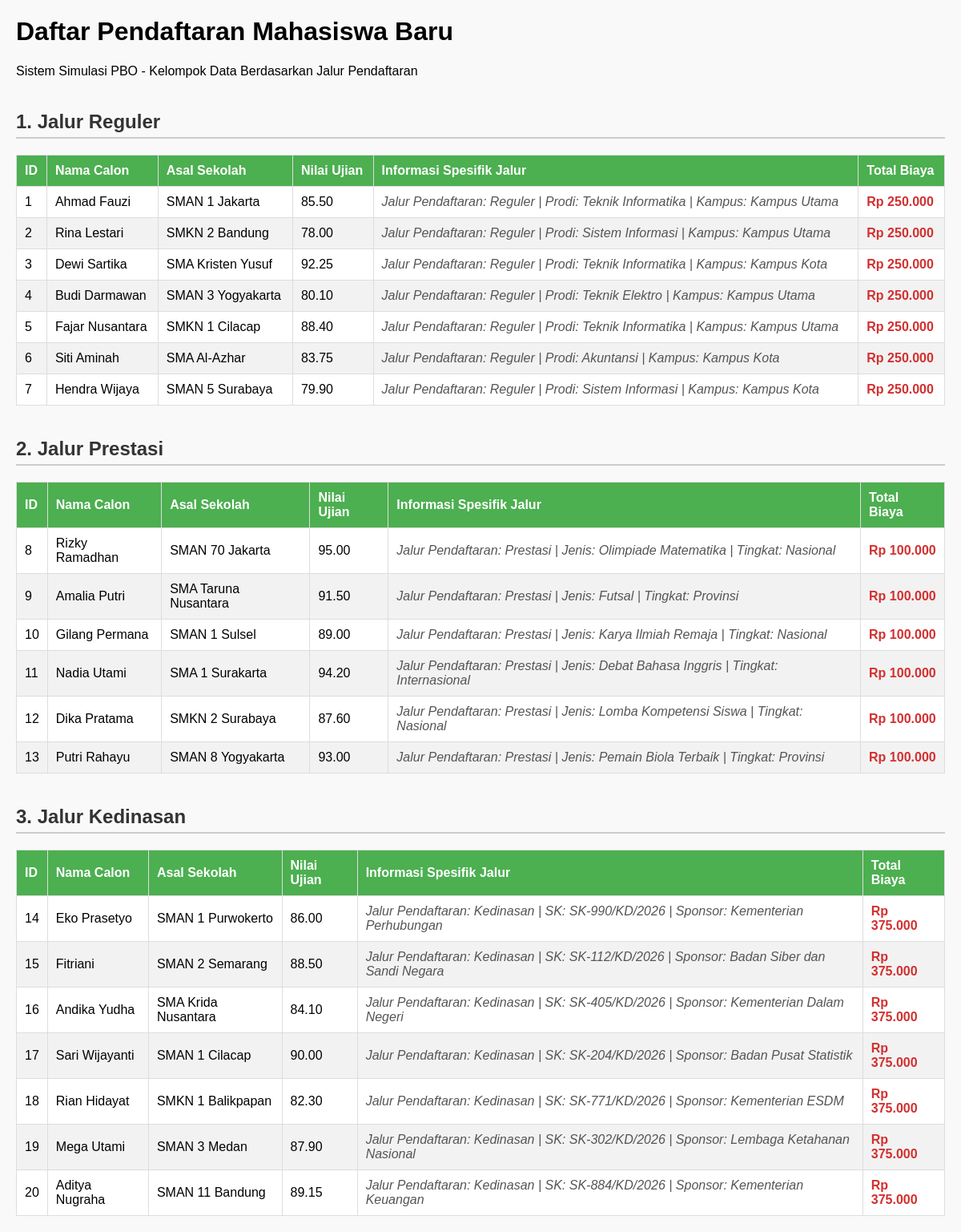
The page / on the database its author committed.
### tables this page shows
CREATE TABLE `tabel_pendaftaran` (
  `id_pendaftaran` int NOT NULL,
  `nama_calon` varchar(100) NOT NULL,
  `asal_sekolah` varchar(100) NOT NULL,
  `nilai_ujian` decimal(5,2) NOT NULL,
  `biaya_pendaftaran_dasar` decimal(10,2) NOT NULL,
  `jalur_pendaftaran` enum('reguler','prestasi','kedinasan') NOT NULL,
  `pilihan_prodi` varchar(50) DEFAULT NULL,
  `lokasi_kampus` varchar(50) DEFAULT NULL,
  `jenis_prestasi` varchar(50) DEFAULT NULL,
  `tingkat_prestasi` varchar(30) DEFAULT NULL,
  `sk_ikatan_dinas` varchar(50) DEFAULT NULL,
  `instansi_sponsor` varchar(100) DEFAULT NULL
);

### PendaftaranReguler.php (called while the page is built, shortened)
<?php
require_once 'Pendaftaran.php';
class PendaftaranReguler extends Pendaftaran {
    private $pilihanProdi;
    private $lokasiKampus;
    public function __construct($id_pendaftaran = null, $nama_calon = null, $asal_sekolah = null, $nilai_ujian = null, $biayaPendaftaranDasar = null, $pilihanProdi = null, $lokasiKampus = null) {
        $this->pilihanProdi = $pilihanProdi;
        $this->lokasiKampus = $lokasiKampus;
    }
    public function hitungTotalBiaya() {
        return $this->biayaPendaftaranDasar;
    }
    public function tampilkanInfoJalur() {
        return "Jalur Pendaftaran: Reguler | Prodi: " . $this->pilihanProdi . " | Kampus: " . $this->lokasiKampus;
    }
    public static function getDaftarReguler($db) {
        $query = "SELECT id_pendaftaran, nama_calon, asal_sekolah, nilai_ujian, biaya_pendaftaran_dasar, pilihan_prodi, lokasi_kampus
                  FROM tabel_pendaftaran
                  WHERE jalur_pendaftaran = 'reguler'";
        $stmt = $db->prepare($query);
        $stmt->execute();
        return $stmt->fetchAll(PDO::FETCH_ASSOC);
    }
}
?>

### pendaftaran.php (called while the page is built, shortened)
<?php
abstract class Pendaftaran {
    protected $id_pendaftaran;
    protected $nama_calon;
    protected $asal_sekolah;
    protected $nilai_ujian;
    public function __construct($id_pendaftaran, $nama_calon, $asal_sekolah, $nilai_ujian, $biayaPendaftaranDasar) {
        $this->id_pendaftaran = $id_pendaftaran;
        $this->nama_calon = $nama_calon;
        $this->asal_sekolah = $asal_sekolah;
        $this->nilai_ujian = $nilai_ujian;
        $this->biayaPendaftaranDasar = $biayaPendaftaranDasar;
    }
    public function getIdPendaftaran() { return $this->id_pendaftaran; }
    public function getNamaCalon() { return $this->nama_calon; }
    public function getAsalSekolah() { return $this->asal_sekolah; }
    public function getNilaiUjian() { return $this->nilai_ujian; }
}
?>

### PendaftaranPrestasi.php (called while the page is built, shortened)
<?php
require_once 'Pendaftaran.php';
class PendaftaranPrestasi extends Pendaftaran {
    private $jenisPrestasi;
    private $tingkatPrestasi;
    public function __construct($id_pendaftaran = null, $nama_calon = null, $asal_sekolah = null, $nilai_ujian = null, $biayaPendaftaranDasar = null, $jenisPrestasi = null, $tingkatPrestasi = null) {
        $this->jenisPrestasi = $jenisPrestasi;
        $this->tingkatPrestasi = $tingkatPrestasi;
    }
    public function hitungTotalBiaya() {
        return $this->biayaPendaftaranDasar - 50000;
    }
    public function tampilkanInfoJalur() {
        return "Jalur Pendaftaran: Prestasi | Jenis: " . $this->jenisPrestasi . " | Tingkat: " . $this->tingkatPrestasi;
    }
    public static function getDaftarPrestasi($db) {
        $query = "SELECT id_pendaftaran, nama_calon, asal_sekolah, nilai_ujian, biaya_pendaftaran_dasar, pilihan_prodi, jenis_prestasi, tingkat_prestasi
                  FROM tabel_pendaftaran
                  WHERE jalur_pendaftaran = 'prestasi'";
        $stmt = $db->prepare($query);
        $stmt->execute();
        return $stmt->fetchAll(PDO::FETCH_ASSOC);
    }
}
?>

### PendaftaranKedinasan.php (called while the page is built, shortened)
<?php
require_once 'Pendaftaran.php';
class PendaftaranKedinasan extends Pendaftaran {
    private $skIkatanDinas;
    private $instansiSponsor;
    public function __construct($id_pendaftaran = null, $nama_calon = null, $asal_sekolah = null, $nilai_ujian = null, $biayaPendaftaranDasar = null, $skIkatanDinas = null, $instansiSponsor = null) {
        $this->skIkatanDinas = $skIkatanDinas;
        $this->instansiSponsor = $instansiSponsor;
    }
    public function hitungTotalBiaya() {
        return $this->biayaPendaftaranDasar * 1.25;
    }
    public function tampilkanInfoJalur() {
        return "Jalur Pendaftaran: Kedinasan | SK: " . $this->skIkatanDinas . " | Sponsor: " . $this->instansiSponsor;
    }
    public static function getDaftarKedinasan($db) {
        $query = "SELECT id_pendaftaran, nama_calon, asal_sekolah, nilai_ujian, biaya_pendaftaran_dasar, sk_ikatan_dinas, instansi_sponsor
                  FROM tabel_pendaftaran
                  WHERE jalur_pendaftaran = 'kedinasan'";
        $stmt = $db->prepare($query);
        $stmt->execute();
        return $stmt->fetchAll(PDO::FETCH_ASSOC);
    }
}
?>

### index.php (the view, shortened to what this page needs)
<?php
require_once 'Pendaftaran.php';
require_once 'PendaftaranReguler.php';
require_once 'PendaftaranPrestasi.php';
require_once 'PendaftaranKedinasan.php';
$database = new Database();
$db = $database->getConnection();
$dataReguler   = PendaftaranReguler::getDaftarReguler($db);
$dataPrestasi  = PendaftaranPrestasi::getDaftarPrestasi($db);
$dataKedinasan = PendaftaranKedinasan::getDaftarKedinasan($db);
?>
<!DOCTYPE html>
<html lang="id">
<head>
</head>
<body>
    <h1>Daftar Pendaftaran Mahasiswa Baru</h1>
    <p>Sistem Simulasi PBO - Kelompok Data Berdasarkan Jalur Pendaftaran</p>
    <h2>1. Jalur Reguler</h2>
    <table>
        <thead>
            <tr>
                <th>ID</th>
                <th>Nama Calon</th>
                <th>Asal Sekolah</th>
                <th>Nilai Ujian</th>
                <th>Informasi Spesifik Jalur</th>
                <th>Total Biaya</th>
            </tr>
        </thead>
        <tbody>
            <?php foreach ($dataReguler as $row):
                $objek = new PendaftaranReguler(
                    $row['id_pendaftaran'], $row['nama_calon'], $row['asal_sekolah'],
                    $row['nilai_ujian'], $row['biaya_pendaftaran_dasar'],
                    $row['pilihan_prodi'], $row['lokasi_kampus']
                );
            ?>
                <tr>
                    <td><?= $objek->getIdPendaftaran(); ?></td>
                    <td><?= htmlspecialchars($objek->getNamaCalon()); ?></td>
                    <td><?= htmlspecialchars($objek->getAsalSekolah()); ?></td>
                    <td><?= $objek->getNilaiUjian(); ?></td>
                    <td class="info-jalur"><?= $objek->tampilkanInfoJalur(); ?></td>
                    <td class="total-biaya">Rp <?= number_format($objek->hitungTotalBiaya(), 0, ',', '.'); ?></td>
                </tr>
            <?php endforeach; ?>
        </tbody>
    </table>
    <h2>2. Jalur Prestasi</h2>
    <table>
        <thead>
            <tr>
                <th>ID</th>
                <th>Nama Calon</th>
                <th>Asal Sekolah</th>
                <th>Nilai Ujian</th>
                <th>Informasi Spesifik Jalur</th>
                <th>Total Biaya</th>
            </tr>
        </thead>
        <tbody>
            <?php foreach ($dataPrestasi as $row):
                $objek = new PendaftaranPrestasi(
                    $row['id_pendaftaran'], $row['nama_calon'], $row['asal_sekolah'],
                    $row['nilai_ujian'], $row['biaya_pendaftaran_dasar'],
                    $row['jenis_prestasi'], $row['tingkat_prestasi']
                );
            ?>
                <tr>
                    <td><?= $objek->getIdPendaftaran(); ?></td>
                    <td><?= htmlspecialchars($objek->getNamaCalon()); ?></td>
                    <td><?= htmlspecialchars($objek->getAsalSekolah()); ?></td>
                    <td><?= $objek->getNilaiUjian(); ?></td>
                    <td class="info-jalur"><?= $objek->tampilkanInfoJalur(); ?></td>
                    <td class="total-biaya">Rp <?= number_format($objek->hitungTotalBiaya(), 0, ',', '.'); ?></td>
                </tr>
            <?php endforeach; ?>
        </tbody>
    </table>
    <h2>3. Jalur Kedinasan</h2>
    <table>
        <thead>
            <tr>
                <th>ID</th>
                <th>Nama Calon</th>
                <th>Asal Sekolah</th>
                <th>Nilai Ujian</th>
                <th>Informasi Spesifik Jalur</th>
                <th>Total Biaya</th>
            </tr>
        </thead>
        <tbody>
            <?php foreach ($dataKedinasan as $row):
                $objek = new PendaftaranKedinasan(
                    $row['id_pendaftaran'], $row['nama_calon'], $row['asal_sekolah'],
                    $row['nilai_ujian'], $row['biaya_pendaftaran_dasar'],
                    $row['sk_ikatan_dinas'], $row['instansi_sponsor']
                );
            ?>
                <tr>
                    <td><?= $objek->getIdPendaftaran(); ?></td>
                    <td><?= htmlspecialchars($objek->getNamaCalon()); ?></td>
                    <td><?= htmlspecialchars($objek->getAsalSekolah()); ?></td>
                    <td><?= $objek->getNilaiUjian(); ?></td>
                    <td class="info-jalur"><?= $objek->tampilkanInfoJalur(); ?></td>
                    <td class="total-biaya">Rp <?= number_format($objek->hitungTotalBiaya(), 0, ',', '.'); ?></td>
                </tr>
            <?php endforeach; ?>
        </tbody>
    </table>
</body>
</html>

### index.php (style rules this page uses)
body { font-family: Arial, sans-serif; margin: 20px; background-color: #f9f9f9; }
h2 { color: #333; margin-top: 40px; border-bottom: 2px solid #ccc; padding-bottom: 5px; }
table { width: 100%; border-collapse: collapse; margin-top: 10px; background: #fff; }
th, td { border: 1px solid #ddd; padding: 10px; text-align: left; }
th { background-color: #4CAF50; color: white; }
tr:nth-child(even) { background-color: #f2f2f2; }
.info-jalur { font-style: italic; color: #555; }
.total-biaya { font-weight: bold; color: #d32f2f; }

### rows shown on the page
tabel_pendaftaran: id_pendaftaran "1", nama_calon "Ahmad Fauzi", asal_sekolah "SMAN 1 Jakarta", nilai_ujian "85.50", $objek->tampilkanInfoJalur() "Jalur Pendaftaran: Reguler | Prodi: Teknik Informatika | Kampus: Kampus Utama", biaya_pendaftaran_dasar "250.000"
tabel_pendaftaran: id_pendaftaran "2", nama_calon "Rina Lestari", asal_sekolah "SMKN 2 Bandung", nilai_ujian "78.00", $objek->tampilkanInfoJalur() "Jalur Pendaftaran: Reguler | Prodi: Sistem Informasi | Kampus: Kampus Utama", biaya_pendaftaran_dasar "250.000"
tabel_pendaftaran: id_pendaftaran "3", nama_calon "Dewi Sartika", asal_sekolah "SMA Kristen Yusuf", nilai_ujian "92.25", $objek->tampilkanInfoJalur() "Jalur Pendaftaran: Reguler | Prodi: Teknik Informatika | Kampus: Kampus Kota", biaya_pendaftaran_dasar "250.000"
tabel_pendaftaran: id_pendaftaran "4", nama_calon "Budi Darmawan", asal_sekolah "SMAN 3 Yogyakarta", nilai_ujian "80.10", $objek->tampilkanInfoJalur() "Jalur Pendaftaran: Reguler | Prodi: Teknik Elektro | Kampus: Kampus Utama", biaya_pendaftaran_dasar "250.000"
tabel_pendaftaran: id_pendaftaran "5", nama_calon "Fajar Nusantara", asal_sekolah "SMKN 1 Cilacap", nilai_ujian "88.40", $objek->tampilkanInfoJalur() "Jalur Pendaftaran: Reguler | Prodi: Teknik Informatika | Kampus: Kampus Utama", biaya_pendaftaran_dasar "250.000"
tabel_pendaftaran: id_pendaftaran "6", nama_calon "Siti Aminah", asal_sekolah "SMA Al-Azhar", nilai_ujian "83.75", $objek->tampilkanInfoJalur() "Jalur Pendaftaran: Reguler | Prodi: Akuntansi | Kampus: Kampus Kota", biaya_pendaftaran_dasar "250.000"
tabel_pendaftaran: id_pendaftaran "7", nama_calon "Hendra Wijaya", asal_sekolah "SMAN 5 Surabaya", nilai_ujian "79.90", $objek->tampilkanInfoJalur() "Jalur Pendaftaran: Reguler | Prodi: Sistem Informasi | Kampus: Kampus Kota", biaya_pendaftaran_dasar "250.000"
tabel_pendaftaran: id_pendaftaran "8", nama_calon "Rizky Ramadhan", asal_sekolah "SMAN 70 Jakarta", nilai_ujian "95.00", $objek->tampilkanInfoJalur() "Jalur Pendaftaran: Prestasi | Jenis: Olimpiade Matematika | Tingkat: Nasional", biaya_pendaftaran_dasar "100.000"
tabel_pendaftaran: id_pendaftaran "9", nama_calon "Amalia Putri", asal_sekolah "SMA Taruna Nusantara", nilai_ujian "91.50", $objek->tampilkanInfoJalur() "Jalur Pendaftaran: Prestasi | Jenis: Futsal | Tingkat: Provinsi", biaya_pendaftaran_dasar "100.000"
tabel_pendaftaran: id_pendaftaran "10", nama_calon "Gilang Permana", asal_sekolah "SMAN 1 Sulsel", nilai_ujian "89.00", $objek->tampilkanInfoJalur() "Jalur Pendaftaran: Prestasi | Jenis: Karya Ilmiah Remaja | Tingkat: Nasional", biaya_pendaftaran_dasar "100.000"
tabel_pendaftaran: id_pendaftaran "11", nama_calon "Nadia Utami", asal_sekolah "SMA 1 Surakarta", nilai_ujian "94.20", $objek->tampilkanInfoJalur() "Jalur Pendaftaran: Prestasi | Jenis: Debat Bahasa Inggris | Tingkat: Internasional", biaya_pendaftaran_dasar "100.000"
tabel_pendaftaran: id_pendaftaran "12", nama_calon "Dika Pratama", asal_sekolah "SMKN 2 Surabaya", nilai_ujian "87.60", $objek->tampilkanInfoJalur() "Jalur Pendaftaran: Prestasi | Jenis: Lomba Kompetensi Siswa | Tingkat: Nasional", biaya_pendaftaran_dasar "100.000"
tabel_pendaftaran: id_pendaftaran "13", nama_calon "Putri Rahayu", asal_sekolah "SMAN 8 Yogyakarta", nilai_ujian "93.00", $objek->tampilkanInfoJalur() "Jalur Pendaftaran: Prestasi | Jenis: Pemain Biola Terbaik | Tingkat: Provinsi", biaya_pendaftaran_dasar "100.000"
tabel_pendaftaran: id_pendaftaran "14", nama_calon "Eko Prasetyo", asal_sekolah "SMAN 1 Purwokerto", nilai_ujian "86.00", $objek->tampilkanInfoJalur() "Jalur Pendaftaran: Kedinasan | SK: SK-990/KD/2026 | Sponsor: Kementerian Perhubungan", biaya_pendaftaran_dasar "375.000"
tabel_pendaftaran: id_pendaftaran "15", nama_calon "Fitriani", asal_sekolah "SMAN 2 Semarang", nilai_ujian "88.50", $objek->tampilkanInfoJalur() "Jalur Pendaftaran: Kedinasan | SK: SK-112/KD/2026 | Sponsor: Badan Siber dan Sandi Negara", biaya_pendaftaran_dasar "375.000"
tabel_pendaftaran: id_pendaftaran "16", nama_calon "Andika Yudha", asal_sekolah "SMA Krida Nusantara", nilai_ujian "84.10", $objek->tampilkanInfoJalur() "Jalur Pendaftaran: Kedinasan | SK: SK-405/KD/2026 | Sponsor: Kementerian Dalam Negeri", biaya_pendaftaran_dasar "375.000"
tabel_pendaftaran: id_pendaftaran "17", nama_calon "Sari Wijayanti", asal_sekolah "SMAN 1 Cilacap", nilai_ujian "90.00", $objek->tampilkanInfoJalur() "Jalur Pendaftaran: Kedinasan | SK: SK-204/KD/2026 | Sponsor: Badan Pusat Statistik", biaya_pendaftaran_dasar "375.000"
tabel_pendaftaran: id_pendaftaran "18", nama_calon "Rian Hidayat", asal_sekolah "SMKN 1 Balikpapan", nilai_ujian "82.30", $objek->tampilkanInfoJalur() "Jalur Pendaftaran: Kedinasan | SK: SK-771/KD/2026 | Sponsor: Kementerian ESDM", biaya_pendaftaran_dasar "375.000"
tabel_pendaftaran: id_pendaftaran "19", nama_calon "Mega Utami", asal_sekolah "SMAN 3 Medan", nilai_ujian "87.90", $objek->tampilkanInfoJalur() "Jalur Pendaftaran: Kedinasan | SK: SK-302/KD/2026 | Sponsor: Lembaga Ketahanan Nasional", biaya_pendaftaran_dasar "375.000"
tabel_pendaftaran: id_pendaftaran "20", nama_calon "Aditya Nugraha", asal_sekolah "SMAN 11 Bandung", nilai_ujian "89.15", $objek->tampilkanInfoJalur() "Jalur Pendaftaran: Kedinasan | SK: SK-884/KD/2026 | Sponsor: Kementerian Keuangan", biaya_pendaftaran_dasar "375.000"
